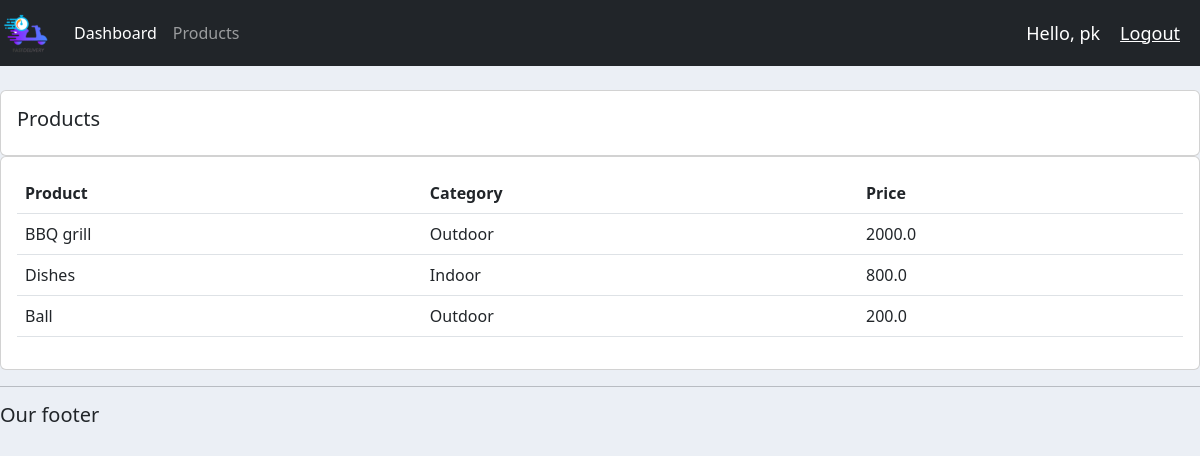
The page /products/ (signed in) on the database its author committed.
### accounts/models.py (models this page shows, shortened)
class Product(models.Model):
    CATEGORY = (
        ('Indoor','Indoor'),
        ('Outdoor','Outdoor'),
    )
    name = models.CharField(max_length = 200, null=True )
    price= models.FloatField(max_length = 200, null=True )
    category = models.CharField(max_length = 200, null=True, choices=CATEGORY)
    description = models.CharField(max_length = 200,  blank = True)
    date_created = models.DateTimeField(auto_now_add = True, null=True)
    tags = models.ManyToManyField(Tag)

### accounts/decorators.py (the view)
        def wrapper_func(request,*args, **kwargs):
            group = None
            if request.user.groups.exists():
                group = request.user.groups.all()[0].name
            if group in allowed_roles:
                return view_func(request, *args,**kwargs)
            else:
                return HttpResponse('You are not authorised to view this page')

### accounts/views.py (called while the page is built)
@login_required(login_url='login')
@allowed_user(allowed_roles=['admin'])
def products(request):
    products = Product.objects.all()
    return render(request, 'accounts/products.html',{'products': products})

### accounts/templates/accounts/products.html
{%  extends 'accounts/main.html' %}
{% block content %}
		<br>
		<div class="row">
			<div class="col-md">
				<div class="card card-body">
					<h5>Products</h5>
				</div>
				<div class="card card-body">
					<table class="table">
						<tr>
							<th>Product</th>
							<th>Category</th>
							<th>Price</th>
						</tr>
						{% for i in products %}
							<tr>
								<td>{{i.name}}</td>
								<td>{{i.category}}</td>
								<td>{{i.price}}</td>
							</tr>
						{% endfor %}
					</table>
				</div>
			</div>
		</div>
{% endblock content %}

### accounts/templates/accounts/nav.html (shortened to what this page needs)
{% load static %}
<nav class="navbar navbar-expand-lg navbar-dark bg-dark">
  <img src="{% static 'images/imgg.png' %}" >
    <div class="collapse navbar-collapse" id="navbarNavAltMarkup">
      <div class="navbar-nav">
        {% if request.user.is_staff %}
        <a class="nav-item nav-link active" href="#">                 </a>
        <a class="nav-item nav-link active" href="{%url 'home' %}">Dashboard</a>
        <a class="nav-item nav-link" href="{%url 'products' %}">Products</a>
        {% else %}
       <li class="nav-item">
        <a class="nav-link" href="{% url 'account' %}">Settings</a>
       </li>
        {% endif %}
      </div>
    </div>
    <span  class="hello-msg" >Hello, {{request.user}}</span>
    <span><a class="hello-msg" href="{% url 'logout'%}">Logout</a></span>
  </nav>

### static/css/main.css (style rules this page uses)
body { background-color: #ebeff5; }

### accounts/templates/accounts/nav.html (style rules this page uses)
.hello-msg { font-size: 18px; color: #fff; margin-right: 20px; }

### rows shown on the page
Product: name "BBQ grill", category "Outdoor", price "2000.0"
Product: name "Dishes", category "Indoor", price "800.0"
Product: name "Ball", category "Outdoor", price "200.0"

### other values the page prints
{{ request.user }} "pk"
